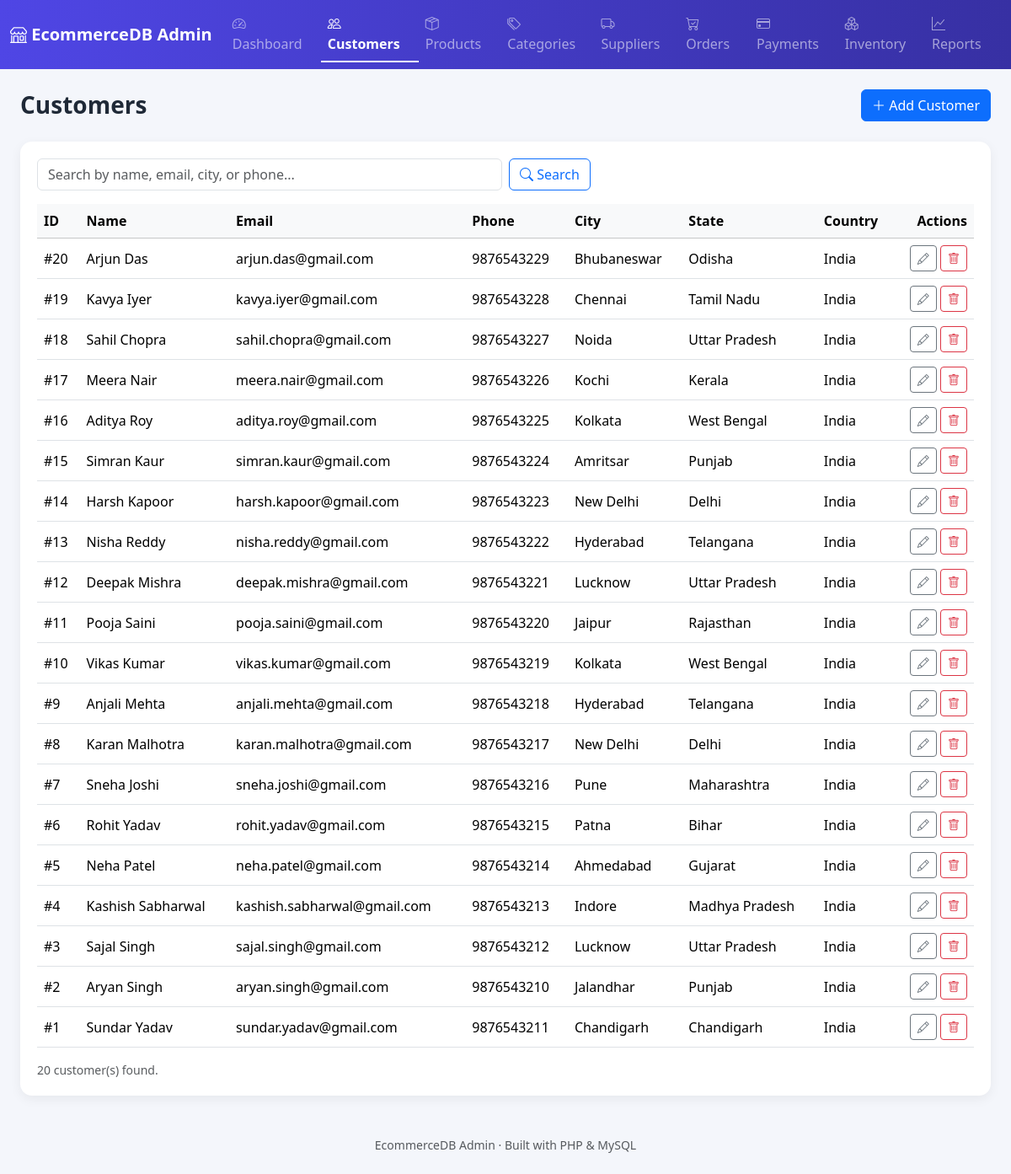
The page /customers.php on the database its author committed.
### tables this page shows
CREATE TABLE Customers(
CustomerID INT AUTO_INCREMENT PRIMARY KEY,
FirstName VARCHAR(50) NOT NULL,
LastName VARCHAR(50) NOT NULL,
Email VARCHAR(100) NOT NULL UNIQUE,
Phone VARCHAR(15) UNIQUE,
Address VARCHAR(255),
City VARCHAR(50),
State VARCHAR(50),
Country VARCHAR(50),
CreatedAt TIMESTAMP DEFAULT CURRENT_TIMESTAMP
);

### config.php (called while the page is built, shortened)
<?php
function h($value) {
    return htmlspecialchars((string)$value, ENT_QUOTES, 'UTF-8');
}

### customers.php (the view, shortened to what this page needs)
<?php
require 'config.php';
$search = trim($_GET['q'] ?? '');
if ($search !== '') {
    $stmt = $pdo->prepare("
        SELECT * FROM Customers
        WHERE FirstName LIKE ? OR LastName LIKE ? OR Email LIKE ? OR City LIKE ? OR Phone LIKE ?
        ORDER BY CustomerID DESC
    ");
    $like = "%$search%";
    $stmt->execute([$like, $like, $like, $like, $like]);
} else {
    $stmt = $pdo->query("SELECT * FROM Customers ORDER BY CustomerID DESC");
}
$customers = $stmt->fetchAll();
require 'includes/header.php';
?>
<div class="d-flex justify-content-between align-items-center mb-4 flex-wrap gap-2">
  <h3 class="page-title mb-0">Customers</h3>
  <a href="customer_form.php" class="btn btn-primary"><i class="bi bi-plus-lg"></i> Add Customer</a>
</div>
<div class="table-card">
  <form class="row g-2 mb-3" method="get">
    <div class="col-md-6">
      <input type="text" name="q" class="form-control" placeholder="Search by name, email, city, or phone..." value="<?= h($search) ?>">
    </div>
    <div class="col-auto">
      <button class="btn btn-outline-primary"><i class="bi bi-search"></i> Search</button>
    </div>
  </form>
  <div class="table-responsive">
    <table class="table table-hover align-middle">
      <thead class="table-light">
        <tr>
          <th>ID</th><th>Name</th><th>Email</th><th>Phone</th><th>City</th><th>State</th><th>Country</th><th class="text-end">Actions</th>
        </tr>
      </thead>
      <tbody>
      <?php foreach ($customers as $c): ?>
        <tr>
          <td>#<?= (int)$c['CustomerID'] ?></td>
          <td><?= h($c['FirstName'] . ' ' . $c['LastName']) ?></td>
          <td><?= h($c['Email']) ?></td>
          <td><?= h($c['Phone']) ?></td>
          <td><?= h($c['City']) ?></td>
          <td><?= h($c['State']) ?></td>
          <td><?= h($c['Country']) ?></td>
          <td class="text-end">
            <a href="customer_form.php?id=<?= (int)$c['CustomerID'] ?>" class="btn btn-sm btn-outline-secondary"><i class="bi bi-pencil"></i></a>
            <a href="customer_delete.php?id=<?= (int)$c['CustomerID'] ?>" class="btn btn-sm btn-outline-danger"
               onclick="return confirm('Delete this customer? This will also delete their orders.');"><i class="bi bi-trash"></i></a>
          </td>
        </tr>
      <?php endforeach; ?>
      </tbody>
    </table>
  </div>
  <div class="text-muted small"><?= count($customers) ?> customer(s) found.</div>
</div>
<?php require 'includes/footer.php'; ?>

### assets/style.css (style rules this page uses)
:root { --brand: #4f46e5; --brand-dark: #3730a3; }
body { background-color: #f4f6fb; font-family: 'Segoe UI', system-ui, -apple-system, sans-serif; }
.table-card { background: #fff; border-radius: 14px; box-shadow: 0 4px 14px rgba(0,0,0,0.06); padding: 1.25rem; }
.page-title { font-weight: 700; color: #1f2937; }

### rows shown on the page
customers: CustomerID "20", FirstName+LastName "Arjun Das", Email "arjun.das@gmail.com", Phone "9876543229", City "Bhubaneswar", State "Odisha", Country "India"
customers: CustomerID "19", FirstName+LastName "Kavya Iyer", Email "kavya.iyer@gmail.com", Phone "9876543228", City "Chennai", State "Tamil Nadu", Country "India"
customers: CustomerID "18", FirstName+LastName "Sahil Chopra", Email "sahil.chopra@gmail.com", Phone "9876543227", City "Noida", State "Uttar Pradesh", Country "India"
customers: CustomerID "17", FirstName+LastName "Meera Nair", Email "meera.nair@gmail.com", Phone "9876543226", City "Kochi", State "Kerala", Country "India"
customers: CustomerID "16", FirstName+LastName "Aditya Roy", Email "aditya.roy@gmail.com", Phone "9876543225", City "Kolkata", State "West Bengal", Country "India"
customers: CustomerID "15", FirstName+LastName "Simran Kaur", Email "simran.kaur@gmail.com", Phone "9876543224", City "Amritsar", State "Punjab", Country "India"
customers: CustomerID "14", FirstName+LastName "Harsh Kapoor", Email "harsh.kapoor@gmail.com", Phone "9876543223", City "New Delhi", State "Delhi", Country "India"
customers: CustomerID "13", FirstName+LastName "Nisha Reddy", Email "nisha.reddy@gmail.com", Phone "9876543222", City "Hyderabad", State "Telangana", Country "India"
customers: CustomerID "12", FirstName+LastName "Deepak Mishra", Email "deepak.mishra@gmail.com", Phone "9876543221", City "Lucknow", State "Uttar Pradesh", Country "India"
customers: CustomerID "11", FirstName+LastName "Pooja Saini", Email "pooja.saini@gmail.com", Phone "9876543220", City "Jaipur", State "Rajasthan", Country "India"
customers: CustomerID "10", FirstName+LastName "Vikas Kumar", Email "vikas.kumar@gmail.com", Phone "9876543219", City "Kolkata", State "West Bengal", Country "India"
customers: CustomerID "9", FirstName+LastName "Anjali Mehta", Email "anjali.mehta@gmail.com", Phone "9876543218", City "Hyderabad", State "Telangana", Country "India"
customers: CustomerID "8", FirstName+LastName "Karan Malhotra", Email "karan.malhotra@gmail.com", Phone "9876543217", City "New Delhi", State "Delhi", Country "India"
customers: CustomerID "7", FirstName+LastName "Sneha Joshi", Email "sneha.joshi@gmail.com", Phone "9876543216", City "Pune", State "Maharashtra", Country "India"
customers: CustomerID "6", FirstName+LastName "Rohit Yadav", Email "rohit.yadav@gmail.com", Phone "9876543215", City "Patna", State "Bihar", Country "India"
customers: CustomerID "5", FirstName+LastName "Neha Patel", Email "neha.patel@gmail.com", Phone "9876543214", City "Ahmedabad", State "Gujarat", Country "India"
customers: CustomerID "4", FirstName+LastName "Kashish Sabharwal", Email "kashish.sabharwal@gmail.com", Phone "9876543213", City "Indore", State "Madhya Pradesh", Country "India"
customers: CustomerID "3", FirstName+LastName "Sajal Singh", Email "sajal.singh@gmail.com", Phone "9876543212", City "Lucknow", State "Uttar Pradesh", Country "India"
customers: CustomerID "2", FirstName+LastName "Aryan Singh", Email "aryan.singh@gmail.com", Phone "9876543210", City "Jalandhar", State "Punjab", Country "India"
customers: CustomerID "1", FirstName+LastName "Sundar Yadav", Email "sundar.yadav@gmail.com", Phone "9876543211", City "Chandigarh", State "Chandigarh", Country "India"

### other values the page prints
count($customers) "20"
